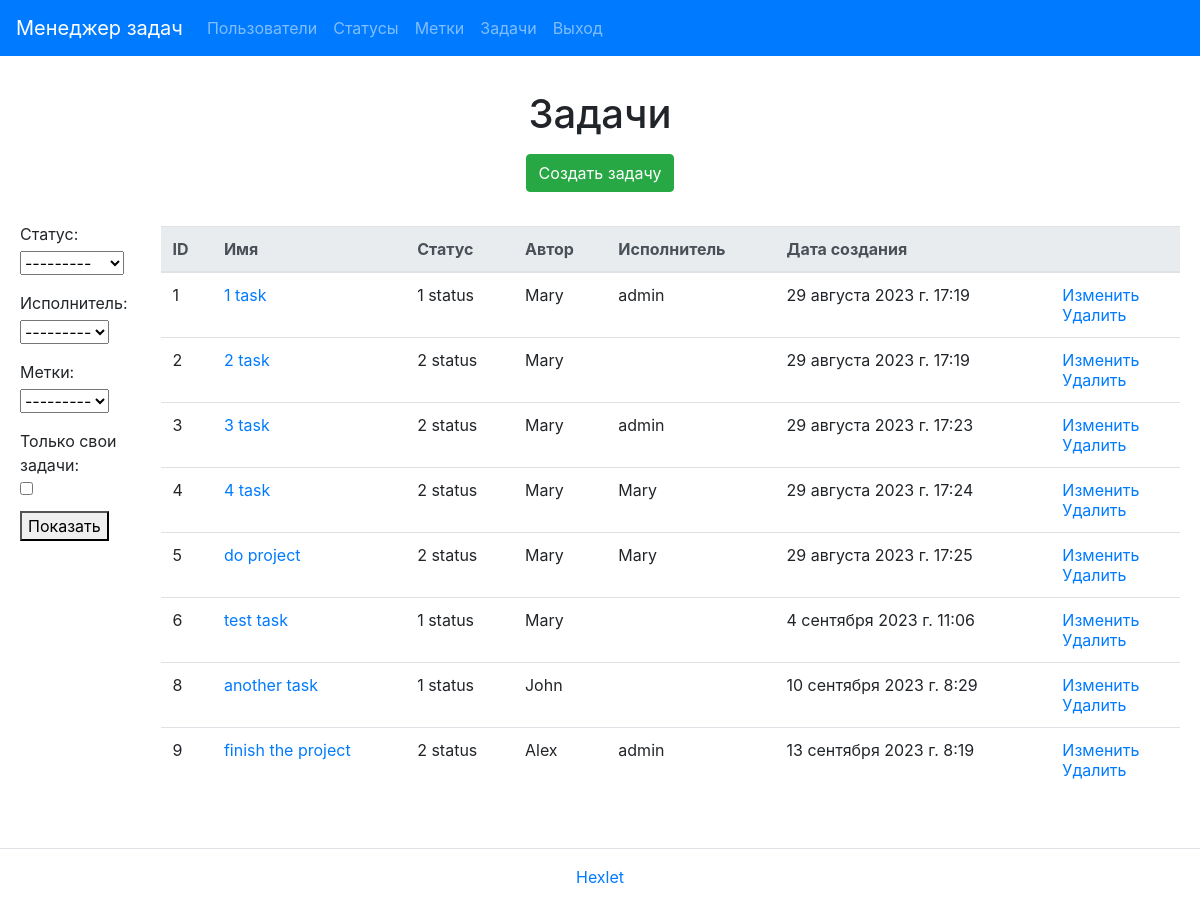
Before: /ru/tasks/ (signed in) with the older database file.
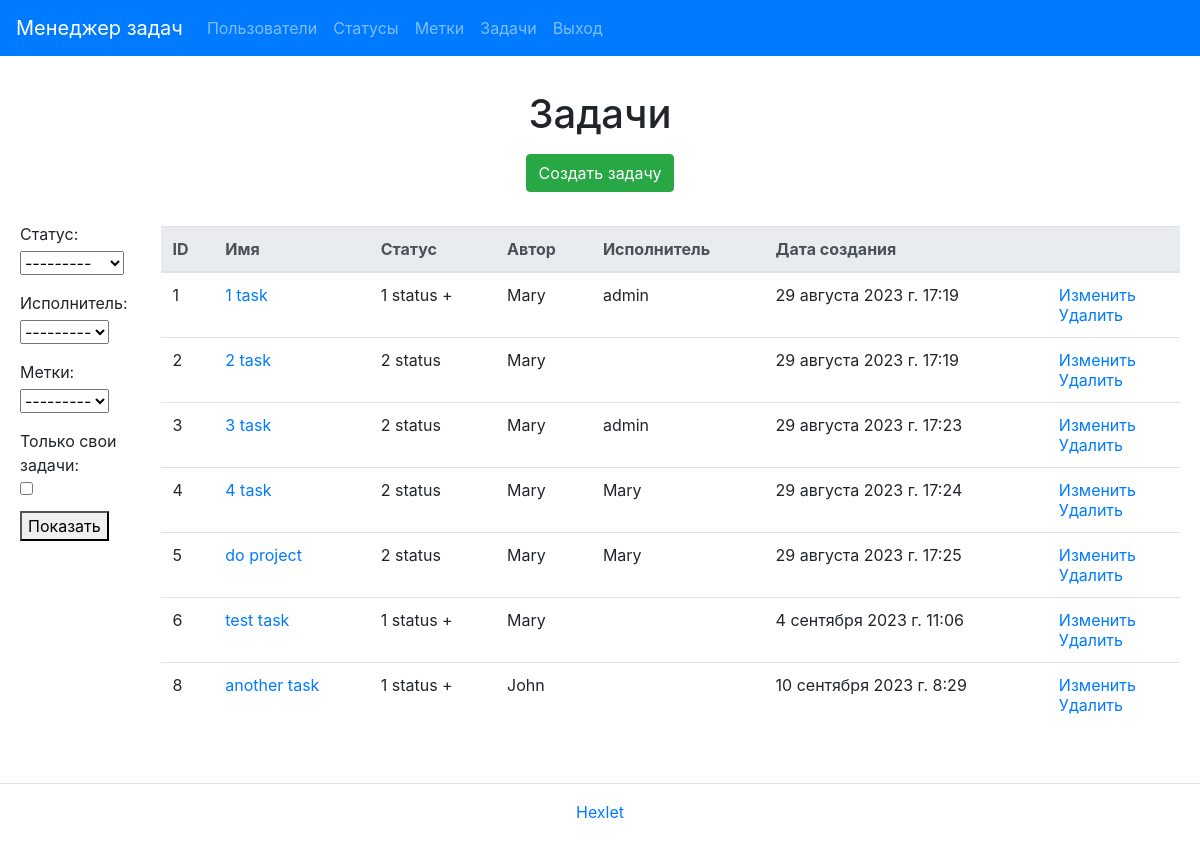
After: the same page with the newer database file.
### task_manager/tasks/models.py (models this page shows, shortened)
class Task(models.Model):
    name = models.CharField(max_length=30)
    description = models.TextField(blank=True)
    status = models.ForeignKey(Status, on_delete=models.PROTECT)
    creator = models.ForeignKey(
        User,
        on_delete=models.PROTECT,
        related_name='+',
        blank=True
    )
    executor = models.ForeignKey(User, on_delete=models.PROTECT, blank=True, null=True)
    labels = models.ManyToManyField(Label, blank=True)
    created_at = models.DateTimeField(default=timezone.now)

### task_manager/statuses/models.py (models this page shows)
class Status(models.Model):
    name = models.CharField(max_length=30)
    created_at = models.DateTimeField(auto_now_add=True)
    def __str__(self):
        return self.name

### task_manager/tasks/views.py (the view)
# urls.py: path('', TaskList.as_view(), name='task_index'),
class TaskList(UserLoginMixin, FilterView):
    model = Task
    template_name = 'tasks/index.html'
    context_object_name = 'tasks'
    filterset_class = TaskFilter

### task_manager/labels/models.py (called while the page is built)
    def __str__(self):
        return self.name

### task_manager/templates/tasks/index.html (shortened to what this page needs)
{% extends "base.html" %}
{% load i18n %}
{% block content %}
<h1 class="my-2 text-center">{% trans "Tasks" %}</h1>
<div class="d-flex justify-content-center mt-3 mb-0">
  <a class="btn btn-success btn-md" href="{% url 'task_create' %}">{% trans "Create task" %}</a>
</div>
<div class="container">
  <div class="flex-container">
    <div class="filter-form">
      <form method="get">
        {{ filter.form.as_p }}
        <button type="submit">{% trans 'Show' %}</button>
      </form>
    </div>
    <table class="table table-lg-responsive table-hover mt-4">
      <thead class="thead-light">
        <tr>
          <th>{% trans "ID" %}</th>
          <th>{% trans "Name" %}</th>
          <th>{% trans "Status" %}</th>
          <th>{% trans "Author" %}</th>
          <th>{% trans "Executor" %}</th>
          <th>{% trans "Creation date" %}</th>
          <th></th>
        </tr>
      </thead>
      <tbody>
        {% if tasks %}
          {% for task in tasks %}
          <tr>
            <td>{{ task.id }}</td>
            <td><a href="{% url 'task_single' task.id %}">{{ task.name }}</a></td>
            <td>{{ task.status }}</td>
            <td>{{ task.creator }}</td>
            {% if task.executor %}
            <td>{{ task.executor }}</td>
            {% else %}
            <td></td>
            {% endif %}
            <td>{{ task.created_at }}</td>
            <td>
              <a href="{% url 'task_update' task.id %}">{% trans "Modify" %}</a>
              <br>
              <a href="{% url 'task_delete' task.id %}">{% trans "Delete" %}</a>
            </td>
          </tr>
          {% endfor %}
        {% endif %}
      </tbody>
    </table>
  </div>
</div>
{% endblock %}

### task_manager/templates/base.html (shortened to what this page needs)
{% load i18n %}
{% get_current_language as LANGUAGE_CODE %}
{% load bootstrap4 %}
{% bootstrap_css %}
<!DOCTYPE html>
<html lang="{{ LANGUAGE_CODE }}">
  <head>
  </head>
  <body class="d-flex flex-column min-vh-100">
    <nav class="navbar navbar-expand-lg navbar-dark bg-primary text-white mb-3">
      <a class="navbar-brand" href="/">{% trans "Task Manager" %}</a>
      <div class="collapse navbar-collapse" id="navbarToggleExternalContent">
        <ul class="navbar-nav mr-auto">
          <li class="nav-item">
            <a class="nav-link" href="{% url 'users_index' %}">{% trans "Users" %}</a>
          </li>
        {% if user.is_authenticated %}
        <li class="nav-item">
          <a class="nav-link" href="{% url 'status_index' %}">{% trans "Statuses" %}</a>
        </li>
        <li class="nav-item">
          <a class="nav-link" href="{% url 'label_index' %}">{% trans "Tags" %}</a>
        </li>
        <li class="nav-item">
          <a class="nav-link" href="{% url 'task_index' %}">{% trans "Tasks" %}</a>
        </li>
        <li class="nav-item">
          <a class="nav-link" href="{% url 'logout' %}">{% trans "Logout" %}</a>
        </li>
        </ul>
        {% endif %}
      </div>
    </nav>
    <div class="container wrapper flex-grow-1">
        <div id="content">
            {% block content %}{% endblock %}
        </div>
    </div>
    <footer class="footer py-3 d-flex justify-content-center border-top my-3 mt-auto">
          <a class="" target="_blank" href="https://ru.hexlet.io">Hexlet</a>
      </footer>
  </body>
</html>

### task_manager/templates/tasks/index.html (style rules this page uses)
.flex-container { display: flex; }
.container { max-width: 100%; padding: 10px 10px 20px 10px; }
.filter-form { margin-top: 20px; }
.filter-form label { display: block; margin-bottom: 5px; }

Changed rows visible on the page:
removed Task: id "9", name "finish the project", status "2 status", creator "Alex", executor "admin", created_at "13 сентября 2023 г. 8:19"
changed Task "1 task": status "1 status" → "1 status +"
changed through a linked row, Task "test task": status "1 status" → "1 status +"
changed through a linked row, Task "another task": status "1 status" → "1 status +"
